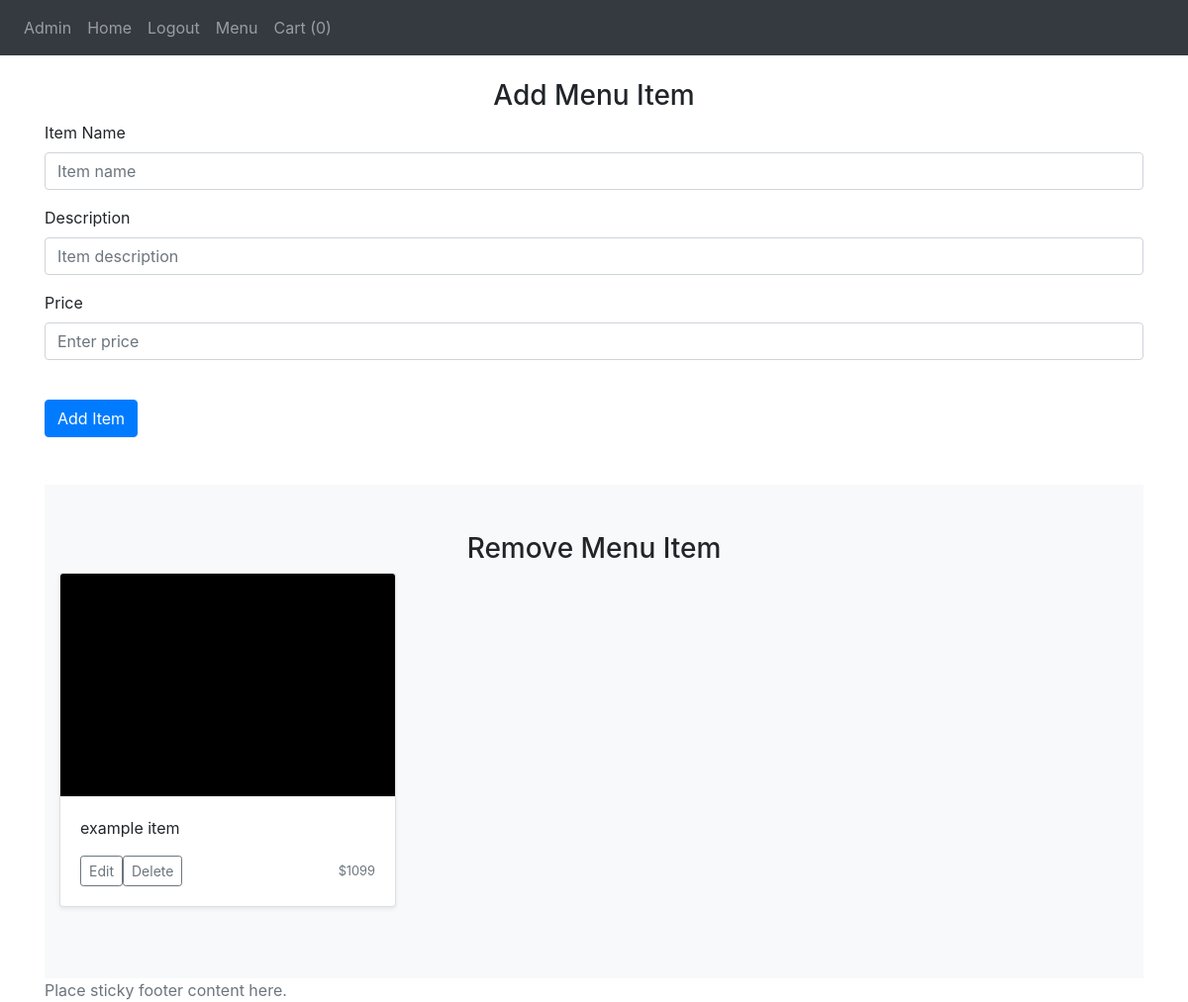
Page /admin (signed in) on the earlier database version.
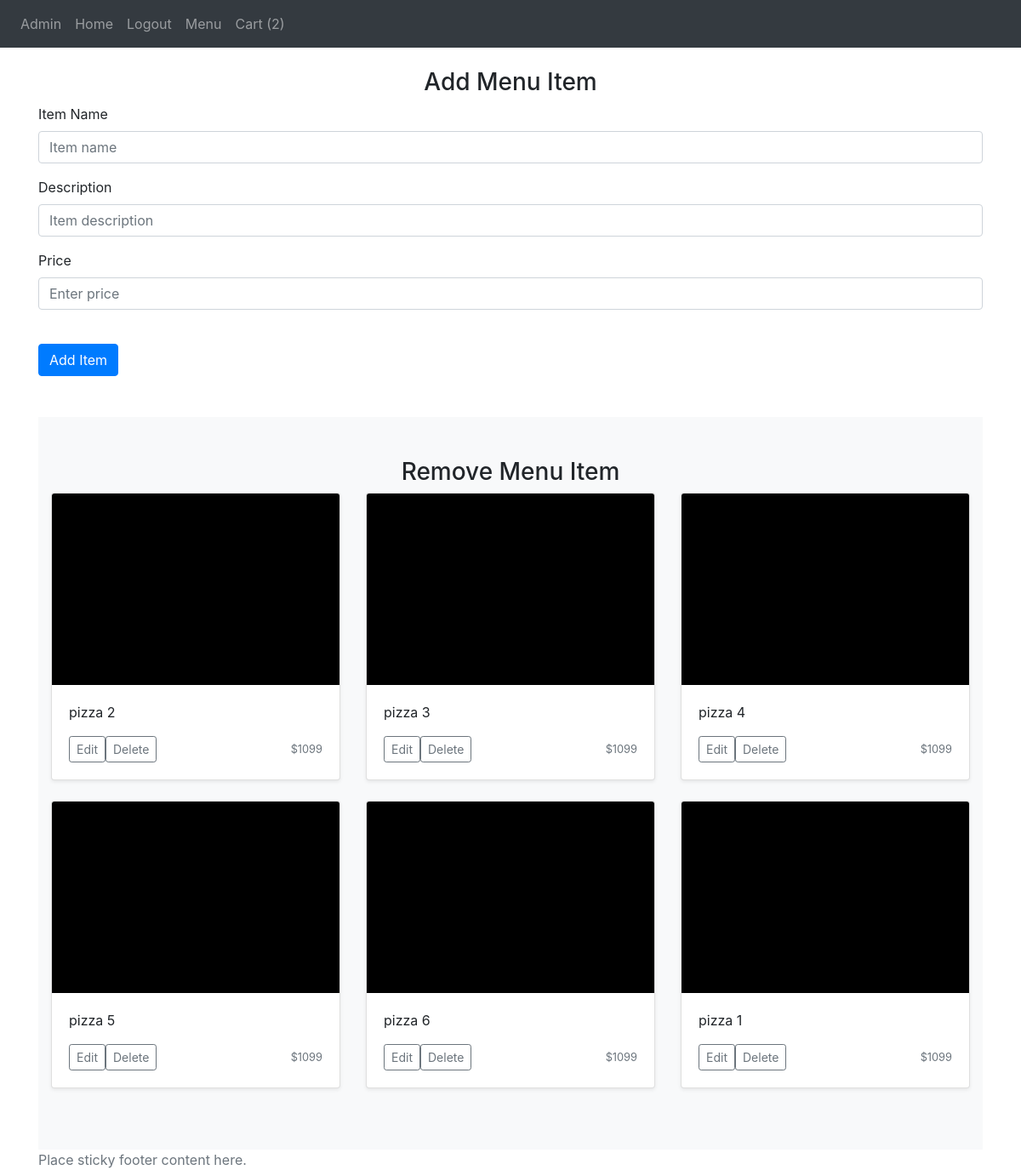
Same page on the later database version.
### website/models.py (models this page shows)
class Items(db.Model):
    id = db.Column(db.Integer, primary_key=True)
    quantity = db.Column(db.Integer)
    price = db.Column(db.Integer)
    option1price = db.Column(db.Integer)
    option2price = db.Column(db.Integer)
    name = db.Column(db.String(150))
    option1Name = db.Column(db.String(150))
    option2Name = db.Column(db.String(150))
    description = db.Column(db.String(500))
    option1Description = db.Column(db.String(500))
    option2Description = db.Column(db.String(500))
    item_image = db.Column(db.String(40))

### website/views.py (the view, shortened to what this page needs)
@views.route('/admin', methods=['POST', 'GET'])
def admin():
  user_id = current_user.id
  if user_id != 1:
    return redirect(url_for('views.home'))
  else:
    rows = Cart.query.filter(Cart.id).count()
    return render_template('admin.html', user=current_user, items=get_items(), rows=rows)

### website/views.py (called while the page is built)
def get_items():
  ids = [id[0] for id in Items.query.with_entities(Items.id).all()] # fixed
  test_items = []
  for id in ids:
    item = Items.query.filter_by(id=id).first()
    grabber = {'id': 0, 'name': '', 'price': 0, 'desc': '', 'img': '', 'toppings': ['']}
    grabber['id'] = id
    grabber['name'] = item.name
    grabber['price'] = item.price
    grabber['desc'] = item.description
    grabber['img'] = item.item_image
    test_items.append(grabber)
  return test_items

### website/templates/admin.html (shortened to what this page needs)
{% extends "base.html" %} {% block title %}Cart{% endblock %}
{% block cart %}{{rows}}{% endblock %}
{% block content%}
<br/>
<form method="POST">
    <h3 align="center">Add Menu Item</h3>
    <div class="form-group">
      <label for="name">Item Name</label>
      <input
        type="name"
        class="form-control"
        id="name"
        name="name"
        placeholder="Item name"
      />
    </div>
    <div class="form-group">
      <label for="description">Description</label>
      <input
        type="description"
        class="form-control"
        id="description"
        name="description"
        placeholder="Item description"
      />
    </div>
    <div class="form-group">
      <label for="price">Price</label>
      <input
        type="price"
        class="form-control"
        id="price"
        name="price"
        placeholder="Enter price"
      />
    </div>
    <br />
    <button type="submit" class="btn btn-primary">Add Item</button>
  </form>
  <br/><br/>
  <div class="album py-5 bg-light">
    <h3 align="center">Remove Menu Item</h3>
    <div class="container">
      <div class="row">
        {% for item in items %}
        <div class="col-md-4">
          <div class="card mb-4 shadow-sm">
            <div class="card-body">
              <p class="card-text">{{ item.name }}</p>
              <div class="d-flex justify-content-between align-items-center">
                <div class="btn-group">
                  <a href="{{ url_for ('views.item', id=item.id) }}"><button type="button" class="btn btn-sm btn-outline-secondary">Edit</button></a>
                  <a href="  {{ url_for ('views.remove_menu_item', id=item.id) }}"><button type="button" class="btn btn-sm btn-outline-secondary">Delete</button></a>
                </div>
                <small class="text-muted">${{ item.price }}</small>
              </div>
            </div>
          </div>
        </div>
        {% endfor %}
      </div>
    </div>
  </div>
{% endblock %}

Differences in the rows shown:
removed Items: name "example item", price "1099"
added Items: name "pizza 2", price "1099"
added Items: name "pizza 3", price "1099"
added Items: name "pizza 4", price "1099"
added Items: name "pizza 5", price "1099"
added Items: name "pizza 6", price "1099"
added Items: name "pizza 1", price "1099"
Other differences:
{{ rows }}: "0" → "2"
